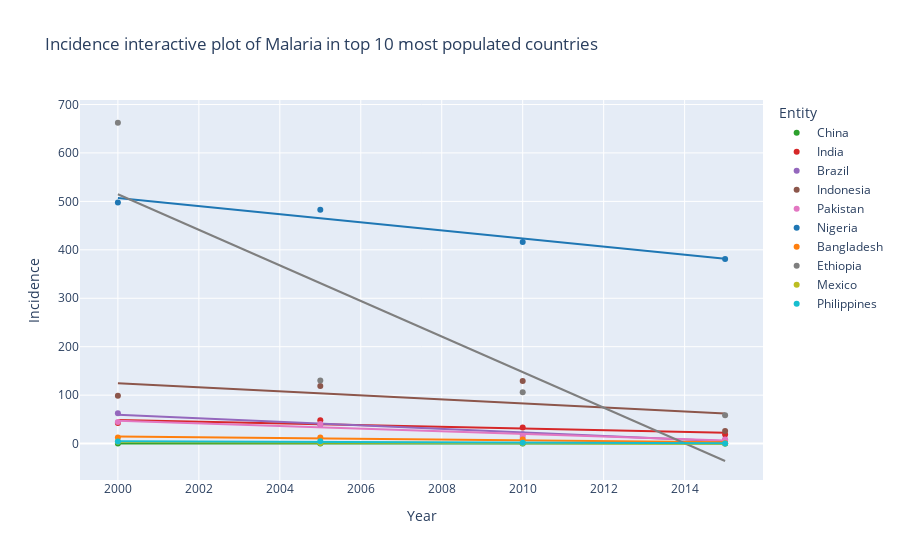

This figure's notebook cell:
### Markdown cell above
### After seeing the interactive barplot, I think adding a scatter plot will give people a more complete look on the trend of how incidence changes over the years. 
### Hence I did a scatter plot of the same dataset and added a linear trendline for each country.
### Feel free to zoom in to the plot and play with it.

### Code cell
fig2 = px.scatter(popn_top10, x='Year', y='Incidence', color='Entity', color_discrete_sequence=['#2ca02c','#d62728','#9467bd','#8c564b','#e377c2','#1f77b4','#ff7f0e','#7f7f7f','#bcbd22','#17becf'],trendline = "ols",
             title='Incidence interactive plot of Malaria in top 10 most populated countries')
fig2.show()

### Figure 1 — Plotly figure (JSON) as saved in the notebook; plotly's stock layout.template omitted (floating-point values rounded to 4 significant figures)
{"data": [{"hovertemplate": "Entity=China<br>Year=%{x}<br>Incidence=%{y}<extra></extra>", "legendgroup": "China", "marker": {"color": "#2ca02c", "symbol": "circle"}, "mode": "markers", "name": "China", "orientation": "v", "showlegend": true, "type": "scatter", "x": [2000, 2005, 2010, 2015], "xaxis": "x", "y": [0.1, 0.1, 0.02083, 0.0001585], "yaxis": "y"}, {"hovertemplate": "<b>OLS trendline</b><br>Incidence = -0.00757394 * Year + 15.2599<br>R<sup>2</sup>=0.871790<br><br>Entity=China<br>Year=%{x}<br>Incidence=%{y} <b>(trend)</b><extra></extra>", "legendgroup": "China", "marker": {"color": "#2ca02c", "symbol": "circle"}, "mode": "lines", "name": "China", "showlegend": false, "type": "scatter", "x": [2000, 2005, 2010, 2015], "xaxis": "x", "y": [0.1121, 0.07418, 0.03631, -0.001558], "yaxis": "y"}, {"hovertemplate": "Entity=India<br>Year=%{x}<br>Incidence=%{y}<extra></extra>", "legendgroup": "India", "marker": {"color": "#d62728", "symbol": "circle"}, "mode": "markers", "name": "India", "orientation": "v", "showlegend": true, "type": "scatter", "x": [2000, 2005, 2010, 2015], "xaxis": "x", "y": [42.7, 48.1, 33.1, 18.6], "yaxis": "y"}, {"hovertemplate": "<b>OLS trendline</b><br>Incidence = -1.746 * Year + 3540.72<br>R<sup>2</sup>=0.759233<br><br>Entity=India<br>Year=%{x}<br>Incidence=%{y} <b>(trend)</b><extra></extra>", "legendgroup": "India", "marker": {"color": "#d62728", "symbol": "circle"}, "mode": "lines", "name": "India", "showlegend": false, "type": "scatter", "x": [2000, 2005, 2010, 2015], "xaxis": "x", "y": [48.72, 39.99, 31.26, 22.53], "yaxis": "y"}, {"hovertemplate": "Entity=Brazil<br>Year=%{x}<br>Incidence=%{y}<extra></extra>", "legendgroup": "Brazil", "marker": {"color": "#9467bd", "symbol": "circle"}, "mode": "markers", "name": "Brazil", "orientation": "v", "showlegend": true, "type": "scatter", "x": [2000, 2005, 2010, 2015], "xaxis": "x", "y": [62.6, 38.7, 19.4, 7.9], "yaxis": "y"}, {"hovertemplate": "<b>OLS trendline</b><br>Incidence = -3.668 * Year + 7395.66<br>R<sup>2</sup>=0.977363<br><br>Entity=Brazil<br>Year=%{x}<br>Incidence=%{y} <b>(trend)</b><extra></extra>", "legendgroup": "Brazil", "marker": {"color": "#9467bd", "symbol": "circle"}, "mode": "lines", "name": "Brazil", "showlegend": false, "type": "scatter", "x": [2000, 2005, 2010, 2015], "xaxis": "x", "y": [59.66, 41.32, 22.98, 4.64], "yaxis": "y"}, {"hovertemplate": "Entity=Indonesia<br>Year=%{x}<br>Incidence=%{y}<extra></extra>", "legendgroup": "Indonesia", "marker": {"color": "#8c564b", "symbol": "circle"}, "mode": "markers", "name": "Indonesia", "orientation": "v", "showlegend": true, "type": "scatter", "x": [2000, 2005, 2010, 2015], "xaxis": "x", "y": [99, 119.1, 129.2, 26.1], "yaxis": "y"}, {"hovertemplate": "<b>OLS trendline</b><br>Incidence = -4.172 * Year + 8468.64<br>R<sup>2</sup>=0.334580<br><br>Entity=Indonesia<br>Year=%{x}<br>Incidence=%{y} <b>(trend)</b><extra></extra>", "legendgroup": "Indonesia", "marker": {"color": "#8c564b", "symbol": "circle"}, "mode": "lines", "name": "Indonesia", "showlegend": false, "type": "scatter", "x": [2000, 2005, 2010, 2015], "xaxis": "x", "y": [124.6, 103.8, 82.92, 62.06], "yaxis": "y"}, {"hovertemplate": "Entity=Pakistan<br>Year=%{x}<br>Incidence=%{y}<extra></extra>", "legendgroup": "Pakistan", "marker": {"color": "#e377c2", "symbol": "circle"}, "mode": "markers", "name": "Pakistan", "orientation": "v", "showlegend": true, "type": "scatter", "x": [2000, 2005, 2010, 2015], "xaxis": "x", "y": [44.8, 40.3, 13.8, 8.6], "yaxis": "y"}, {"hovertemplate": "<b>OLS trendline</b><br>Incidence = -2.702 * Year + 5451.14<br>R<sup>2</sup>=0.906736<br><br>Entity=Pakistan<br>Year=%{x}<br>Incidence=%{y} <b>(trend)</b><extra></extra>", "legendgroup": "Pakistan", "marker": {"color": "#e377c2", "symbol": "circle"}, "mode": "lines", "name": "Pakistan", "showlegend": false, "type": "scatter", "x": [2000, 2005, 2010, 2015], "xaxis": "x", "y": [47.14, 33.63, 20.12, 6.61], "yaxis": "y"}, {"hovertemplate": "Entity=Nigeria<br>Year=%{x}<br>Incidence=%{y}<extra></extra>", "legendgroup": "Nigeria", "marker": {"color": "#1f77b4", "symbol": "circle"}, "mode": "markers", "name": "Nigeria", "orientation": "v", "showlegend": true, "type": "scatter", "x": [2000, 2005, 2010, 2015], "xaxis": "x", "y": [497.8, 482.6, 416.3, 380.8], "yaxis": "y"}, {"hovertemplate": "<b>OLS trendline</b><br>Incidence = -8.346 * Year + 17199<br>R<sup>2</sup>=0.952063<br><br>Entity=Nigeria<br>Year=%{x}<br>Incidence=%{y} <b>(trend)</b><extra></extra>", "legendgroup": "Nigeria", "marker": {"color": "#1f77b4", "symbol": "circle"}, "mode": "lines", "name": "Nigeria", "showlegend": false, "type": "scatter", "x": [2000, 2005, 2010, 2015], "xaxis": "x", "y": [507.0, 465.2, 423.5, 381.8], "yaxis": "y"}, {"hovertemplate": "Entity=Bangladesh<br>Year=%{x}<br>Incidence=%{y}<extra></extra>", "legendgroup": "Bangladesh", "marker": {"color": "#ff7f0e", "symbol": "circle"}, "mode": "markers", "name": "Bangladesh", "orientation": "v", "showlegend": true, "type": "scatter", "x": [2000, 2005, 2010, 2015], "xaxis": "x", "y": [12.5, 12.6, 8.6, 0.8], "yaxis": "y"}, {"hovertemplate": "<b>OLS trendline</b><br>Incidence = -0.782 * Year + 1578.49<br>R<sup>2</sup>=0.830446<br><br>Entity=Bangladesh<br>Year=%{x}<br>Incidence=%{y} <b>(trend)</b><extra></extra>", "legendgroup": "Bangladesh", "marker": {"color": "#ff7f0e", "symbol": "circle"}, "mode": "lines", "name": "Bangladesh", "showlegend": false, "type": "scatter", "x": [2000, 2005, 2010, 2015], "xaxis": "x", "y": [14.49, 10.58, 6.67, 2.76], "yaxis": "y"}, {"hovertemplate": "Entity=Ethiopia<br>Year=%{x}<br>Incidence=%{y}<extra></extra>", "legendgroup": "Ethiopia", "marker": {"color": "#7f7f7f", "symbol": "circle"}, "mode": "markers", "name": "Ethiopia", "orientation": "v", "showlegend": true, "type": "scatter", "x": [2000, 2005, 2010, 2015], "xaxis": "x", "y": [662.3, 130.5, 106.2, 58.6], "yaxis": "y"}, {"hovertemplate": "<b>OLS trendline</b><br>Incidence = -36.708 * Year + 73930.7<br>R<sup>2</sup>=0.698509<br><br>Entity=Ethiopia<br>Year=%{x}<br>Incidence=%{y} <b>(trend)</b><extra></extra>", "legendgroup": "Ethiopia", "marker": {"color": "#7f7f7f", "symbol": "circle"}, "mode": "lines", "name": "Ethiopia", "showlegend": false, "type": "scatter", "x": [2000, 2005, 2010, 2015], "xaxis": "x", "y": [514.7, 331.2, 147.6, -35.91], "yaxis": "y"}, {"hovertemplate": "Entity=Mexico<br>Year=%{x}<br>Incidence=%{y}<extra></extra>", "legendgroup": "Mexico", "marker": {"color": "#bcbd22", "symbol": "circle"}, "mode": "markers", "name": "Mexico", "orientation": "v", "showlegend": true, "type": "scatter", "x": [2000, 2005, 2010, 2015], "xaxis": "x", "y": [4, 1.5, 0.6, 0.2], "yaxis": "y"}, {"hovertemplate": "<b>OLS trendline</b><br>Incidence = -0.246 * Year + 495.42<br>R<sup>2</sup>=0.866743<br><br>Entity=Mexico<br>Year=%{x}<br>Incidence=%{y} <b>(trend)</b><extra></extra>", "legendgroup": "Mexico", "marker": {"color": "#bcbd22", "symbol": "circle"}, "mode": "lines", "name": "Mexico", "showlegend": false, "type": "scatter", "x": [2000, 2005, 2010, 2015], "xaxis": "x", "y": [3.42, 2.19, 0.96, -0.27], "yaxis": "y"}, {"hovertemplate": "Entity=Philippines<br>Year=%{x}<br>Incidence=%{y}<extra></extra>", "legendgroup": "Philippines", "marker": {"color": "#17becf", "symbol": "circle"}, "mode": "markers", "name": "Philippines", "orientation": "v", "showlegend": true, "type": "scatter", "x": [2000, 2005, 2010, 2015], "xaxis": "x", "y": [4.3, 4.9, 1.7, 0.4], "yaxis": "y"}, {"hovertemplate": "<b>OLS trendline</b><br>Incidence = -0.298 * Year + 601.06<br>R<sup>2</sup>=0.814566<br><br>Entity=Philippines<br>Year=%{x}<br>Incidence=%{y} <b>(trend)</b><extra></extra>", "legendgroup": "Philippines", "marker": {"color": "#17becf", "symbol": "circle"}, "mode": "lines", "name": "Philippines", "showlegend": false, "type": "scatter", "x": [2000, 2005, 2010, 2015], "xaxis": "x", "y": [5.06, 3.57, 2.08, 0.59], "yaxis": "y"}], "layout": {"legend": {"title": {"text": "Entity"}, "tracegroupgap": 0}, "title": {"text": "Incidence interactive plot of Malaria in top 10 most populated countries"}, "xaxis": {"anchor": "y", "domain": [0, 1], "title": {"text": "Year"}}, "yaxis": {"anchor": "x", "domain": [0, 1], "title": {"text": "Incidence"}}}}
